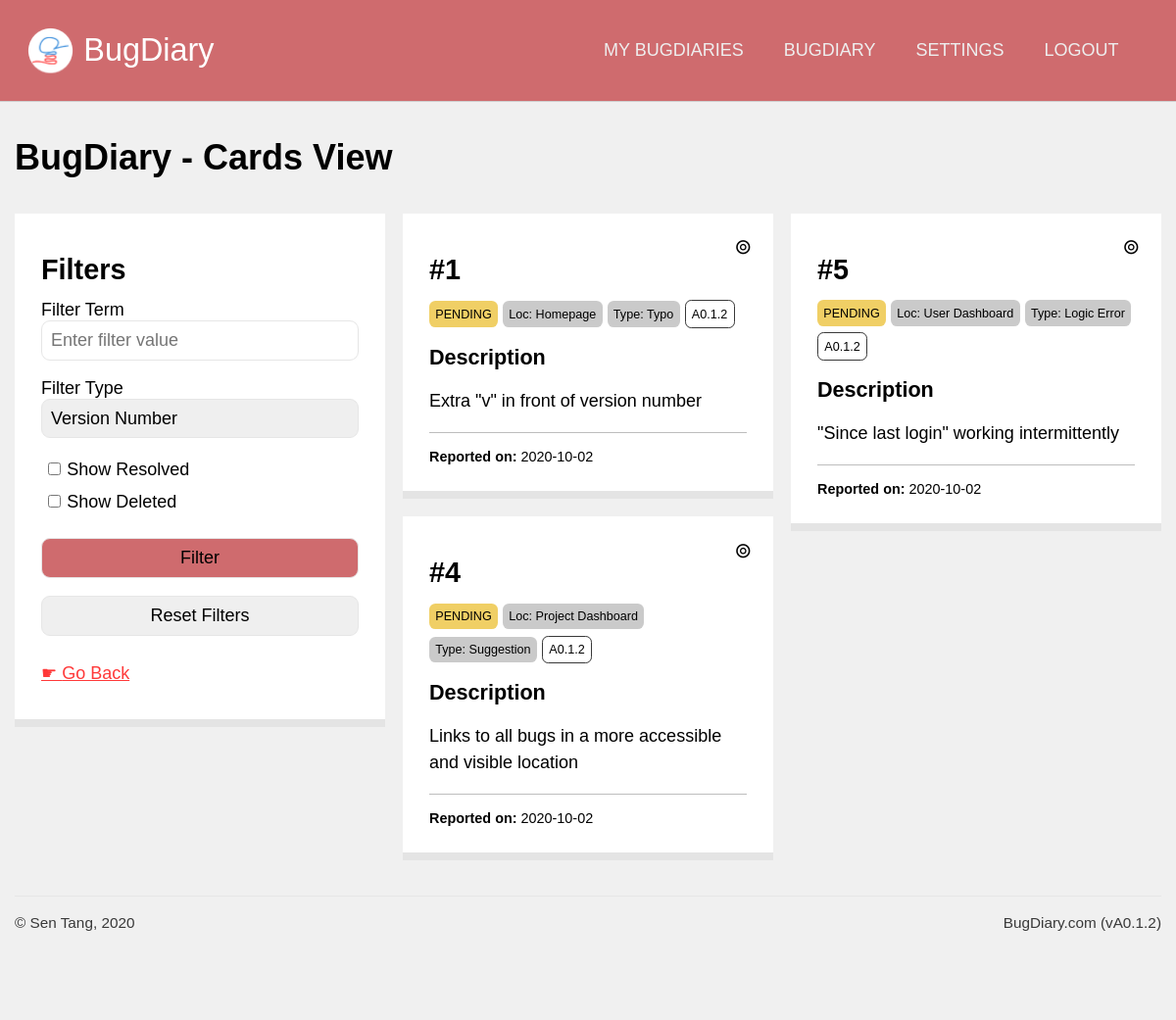
Before: /projects/view_cards/ndryA96L2J7csvoX3ZdnKp (signed in) with the older database file.
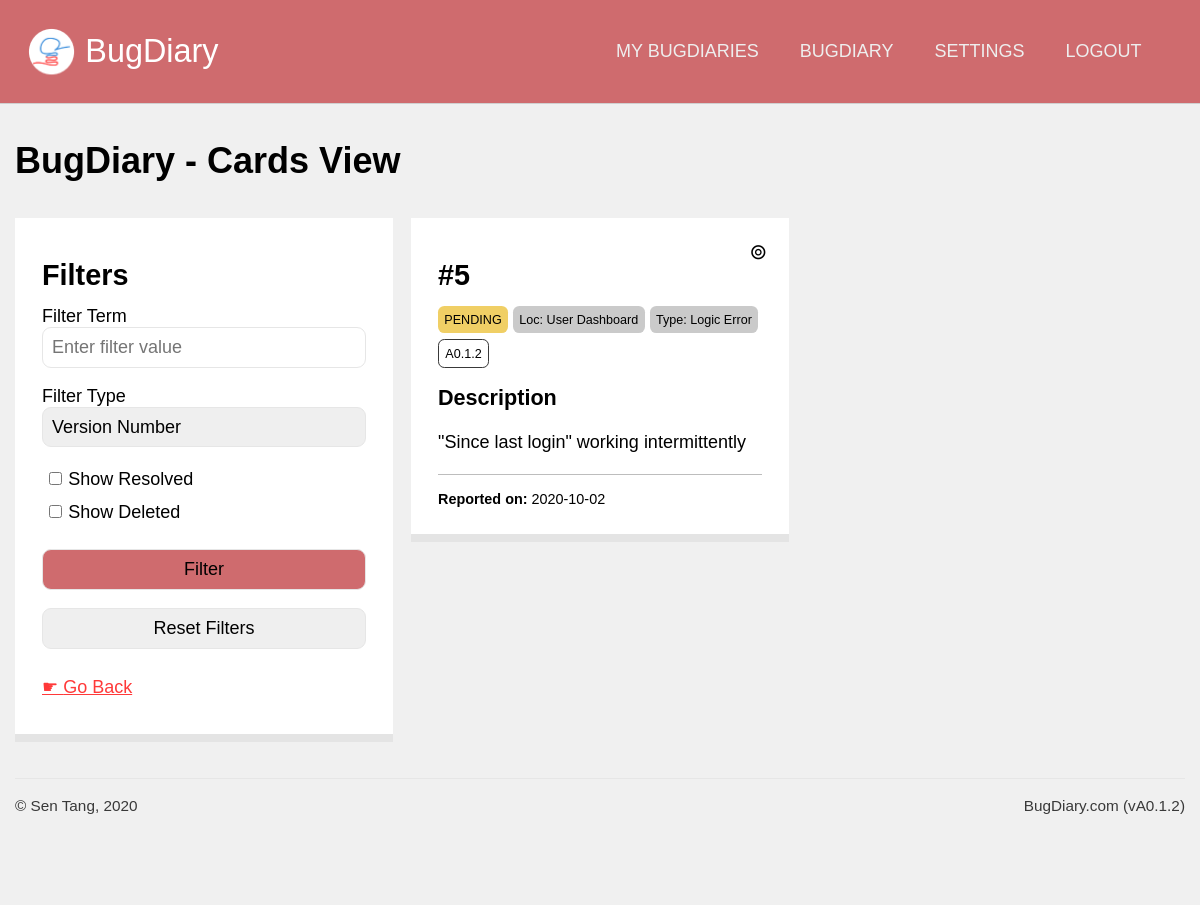
After: the same page with the newer database file.
### application/models.py (models this page shows, shortened)
class Projects(db.Model):
    id  = db.Column(db.Integer, primary_key = True, nullable = False)
    url = db.Column(db.String(22), index = True, unique = True, nullable = False)
    name = db.Column(db.String(100), nullable = False)
    description = db.Column(db.Text, nullable = False)
    creation_date = db.Column(db.DateTime, index = True, nullable = False)
    expiry_date = db.Column(db.DateTime, index = True, nullable = False)
    status = db.Column(db.String(10), nullable = False)
    access_code = db.Column(db.String(50), nullable = True)
    last_activity = db.Column(db.DateTime(), default = dt.datetime.now())
    memo = db.Column(db.String(500), default = "Post a memo here!")
    owner = db.Column(db.Integer, db.ForeignKey('users.id')) #linked
    bugs = db.relationship('Bugs', backref = 'containing_project', cascade = "all,delete")
    locations = db.relationship('Project_bug_locations', backref = 'locations_in', cascade = "all,delete")
    types = db.relationship('Project_bug_types', backref = 'types_in', cascade = "all,delete")
    settings = db.relationship('Project_settings', backref = 'settings_for', cascade = "all,delete", uselist = False)
    blog_posts = db.relationship('Blog_posts', backref= 'post_target', cascade = "all,delete")

class Bugs(db.Model):
    id = db.Column(db.Integer, primary_key = True)
    ref_id = db.Column(db.Integer)
    details = db.Column(db.Text)
    author = db.Column(db.String(100))
    author_email = db.Column(db.String(100))
    status = db.Column(db.String(20))
    version = db.Column(db.String(20), index = True)
    report_date = db.Column(db.DateTime, index = True, default = dt.datetime.now())
    resolve_date = db.Column(db.DateTime, default = None)
    project = db.Column(db.Integer, db.ForeignKey('projects.id')) #linked
    bug_location = db.Column(db.Integer, db.ForeignKey('project_bug_locations.id')) #linked
    bug_type = db.Column(db.Integer, db.ForeignKey('project_bug_types.id')) #linked
    comments = db.relationship('Bug_comments', backref = "comment_target")

### application/projects/views.py (the view, shortened to what this page needs)
@projects.route('/view_cards/<string:project_url>', methods = ['get', 'post'])
@login_required
def cards_view(project_url):
    target_project = Projects.query.filter_by(url = project_url).first()
    form = manage_card_form()
    all_bugs = Bugs.query.filter_by(project = target_project.id)
    if not request.args.get('showResolved') and not request.args.get('showDeleted'):
        all_bugs = all_bugs.filter(Bugs.status == "PENDING")
    elif request.args.get('showResolved') and not request.args.get('showDeleted'):
        all_bugs = all_bugs.filter((Bugs.status == "PENDING") | (Bugs.status == "RESOLVED"))
    elif not request.args.get('showResolved') and request.args.get('showDeleted'):
        all_bugs = all_bugs.filter((Bugs.status == "PENDING") | (Bugs.status == "DELETED"))
    return render_template('view_cards.html', project = target_project, bug_list = all_bugs, form = form)

### application/projects/forms.py
class manage_card_form(FlaskForm):
    target_card = HiddenField()
    target_action = HiddenField()
    submit = SubmitField()

### application/models.py (called while the page is built)
@login_manager.user_loader
def load_user(user_id):
    return Users.query.get(user_id)

### application/projects/templates/projects/view_cards.html (shortened to what this page needs)
{% extends 'confined.html' %}
{% import 'macros.html' as macros %}
{% import 'macros.html' as macros %}
{% block custom_nav %}
{{ macros.project_nav(project) }}
{% endblock %}
{% block main %}
<h1>{{ project.name }} - Cards View</h1>
<div class="cards-flex">
    <div class="card">
      <h2>Filters</h2>
      <form action="{{ url_for('projects.cards_view', project_url = project.url) }}" method = "get" autocomplete="off">
        <label for="searchterm">Filter Term</label>
        <input name="searchterm" id="searchterm" type="text" placeholder="Enter filter value">
        <label name="searchtype" id="searchtype" for="searchtype">Filter Type</label>
        <select name="searchtype" id="searchtype">
          <option value="version">Version Number</option>
        </select>
        <input id="showResolved" name="showResolved" type="checkbox" {% if request.args.get('showResolved') %}checked{%endif%}><label for="showResolved">Show Resolved</label> <br>
        <input id="showDeleted" name="showDeleted" type="checkbox" {% if request.args.get('showDeleted') %}checked{%endif%}><label for="showDeleted">Show Deleted</label> <br>
        <input type="submit" value="Filter" class="button-primary">
      </form>
      <a href="{{ url_for('projects.cards_view', project_url = project.url) }}">
        <button type="button" class="button-styled">Reset Filters</button>
      </a>
      <a href="{{ url_for('projects.dashboard', project_url = project.url) }}" class="navigation">Go Back</a>
    </div>
    {% for bug in bug_list %}
      {{ macros.bugcard(bug, True) }}
    {% endfor %}
</div>
{% endblock %}

### application/templates/confined.html (shortened to what this page needs)
{% extends "base.html" %}
{% block templateMain %}
<main class="confined">
  {% block main %}
  {% endblock %}
</main>
{% endblock %}

### application/templates/macros.html (shortened to what this page needs)
{% macro bugcard(bug, show_controls, color_code = {"PENDING": "bg-yellow", "RESOLVED": "bg-green", "DELETED": 'bg-black', "PINNED": 'bg-red'}) %}
<div id="card-{{bug.id}}" style="position: relative;">
    <div class="card">
        <h2>#{{ bug.ref_id }}</h2>
        <div>
            <span class="tag-mini {{ color_code[bug.status] }}">{{ bug.status }}</span>
            <span class="tag-mini bg-gray">Loc: {{ bug.bug_location }}</span>
            <span class="tag-mini bg-gray">Type: {{ bug.bug_type }}</span>
            <span class="tag-mini tag-white">{{ bug.version }}</span>
        </div>
        <h4>Description</h4>
        <p class="linebreak">{{ bug.details }}</p>
        <div class="author">
             <br>
            <b>Reported on:</b> {{ bug.report_date.strftime('%Y-%m-%d') }}
            <br>
        </div>
        {% if show_controls == True %}
        <div class="cardcontrolstoggle" onClick="showControls('card-{{bug.id}}-controls')">
            &circledcirc;
        </div>
        {% endif %}
    </div>
</div>
{% endmacro %}
{% macro project_nav(project) %}
<a href="{{ url_for('users.dashboard') }}">My BugDiaries</a>
<a href="{{ url_for('projects.dashboard', project_url = project.url) }}">{{project.name}}</a>
<a href="{{ url_for('projects.settings', project_url = project.url) }}">Settings</a>
<a href="{{ url_for('users.logout') }}">Logout</a>
{% endmacro %}

### application/templates/base.html (shortened to what this page needs)
<!DOCTYPE html>
{% set version = "A0.1.2" %}
<html lang="en" dir="ltr">
  <head>
    <link rel="stylesheet" href="{{ url_for('static', filename='css/unilay5.css') }}?v={{version}}">
    <link rel="stylesheet" href="{{ url_for('static', filename='css/custom.css') }}?v={{version}}">
  </head>
  <body>
    <header>
        <div id="logo"><a href="{{ url_for('core.index') }}">
            {% block custom_logo %}BugDiary{% endblock %}
        </a></div>
        <nav id="navigation">
          {% block custom_nav %}{% endblock %}
        </nav>
    </header>
      {% block templateMain %}{% endblock %}
    <footer>
      <div id="copyright">
        &copy; Sen Tang, 2020
      </div>
      <div id="version">
        BugDiary.com (v{{ version }})
      </div>
    </footer>
  </body>
</html>

### application/static/css/unilay5.css (style rules this page uses)
body { font-size: 18px; font-family: sans-serif; color: #000; margin: 0; padding: 0; background-color: #f0f0f0; }
header { background-color: #cf6b6e; border-bottom: 1px solid #d0d0d0; padding: 1.5em; display: grid; text-align: center; grid-template-areas: "logo nav"; }
header #logo { padding-left: 1.8em; line-height: 1.5em; grid-area: logo; background-image: url("../images/logo-small.png"); background-repeat: no-repeat; background-size: contain; text-align: left; font-size: 1.8em; }
header #logo a:link, header #logo a:visited { color: #fff; text-decoration: none; }
header nav, header #navigation { grid-area: nav; padding: 0.75em; text-align: right; z-index: 10; }
header nav a, header #navigation a { text-transform: uppercase; display: inline-block; color: #eeeeee; text-decoration: none; padding: 0 1em; font-family: "Trebuchet MS", Helvetica, sans-serif; }
.confined { max-width: 65em; margin-left: auto; margin-right: auto; }
footer { border-top: 1px solid #e6e6e6; padding-top: 1em; padding-bottom: 5em; max-width: 65em; color: #393939; margin: auto; display: grid; grid-template-areas: "copyright version"; grid-gap: 0; }
footer #copyright { grid-area: copyright; text-align: left; font-size: 0.85em; }
footer #version { grid-area: version; text-align: right; font-size: 0.85em; }
p { line-height: 150%; }
a:link, a:visited { color: #ff3939; }
a.navigation { display: block; margin: 0.5em 0; }
a.navigation:before { content: "☛ "; }
h2, h3, h4, h5 { margin: 0.5em 0; }
h1 { color: inherit; font-size: 2em; margin: 1em 0; }
h2 { color: inherit; font-size: 1.6em; }
h4 { color: inherit; font-size: 1.2em; }
.bg-yellow { background-color: #F0CF65; }
.bg-gray { background-color: #cacaca; }
form { font-size: 1em; }
input[type=text], input[type=number], input[type=submit], input[type=password], select, textarea, .button-styled { font-size: 1em; padding: 0.5em; -webkit-appearance: none; -moz-appearance: none; appearance: none; width: 100%; border: 1px solid; font-family: inherit; margin-bottom: 1em; border-color: #e6e6e6; -webkit-box-sizing: border-box; -moz-box-sizing: border-box; box-sizing: border-box; border-radius: 0.5em 0.5em 0.5em 0.5em; -moz-border-radius: 0.5em 0.5em 0.5em 0.5em; -webkit-border-radius: 0.5em 0.5em 0.5em 0.5em; }
input[type=submit] { margin-top: 1em; }
input[type=radio], input[type=checkbox] { margin: 0.5em 0.5em 1em 0.5em; }
.button-primary { background-color: #cf6b6e; color: #000; }

### application/static/css/custom.css (style rules this page uses)
.card { background-color: #fff; padding: 1.5em; border-bottom: 8px solid #e4e4e4; position: relative; margin-bottom: 1em; break-inside: avoid-column; }
.tag-mini { font-size: 0.7em; margin-bottom: 0.5em; padding: 0.5em; display: inline-block; border-radius: 0.5em; -moz-border-radius: 0.5em; -webkit-border-radius: 0.5em; -webkit-box-sizing: border-box; -moz-box-sizing: border-box; box-sizing: border-box; display: inline-block; }
.tag-white { border: 1px solid #393939; }
.author { font-size: 0.8em; border-top: 1px solid #bdbdbd; }
.cards-flex { column-count: 3; column-gap: 1em; margin-bottom: 2em; }
p.linebreak { white-space: pre-line; }
.cardcontrolstoggle { position: absolute; top: 0.5em; right: 0.5em; padding: 0.5em; z-index: 7; font-size: 1.2em; }

Changed rows visible on the page:
no longer on this page (row edited): Bugs: ref_id "1", status "PENDING", bug_location "Homepage", bug_type "Typo", version "A0.1.2", details "Extra \"v\" in front of version number", report_date "2020-10-02"
no longer on this page (row edited): Bugs: ref_id "4", status "PENDING", bug_location "Project Dashboard", bug_type "Suggestion", version "A0.1.2", details "Links to all bugs in a more accessible and visible location", report_date "2020-10-02"
